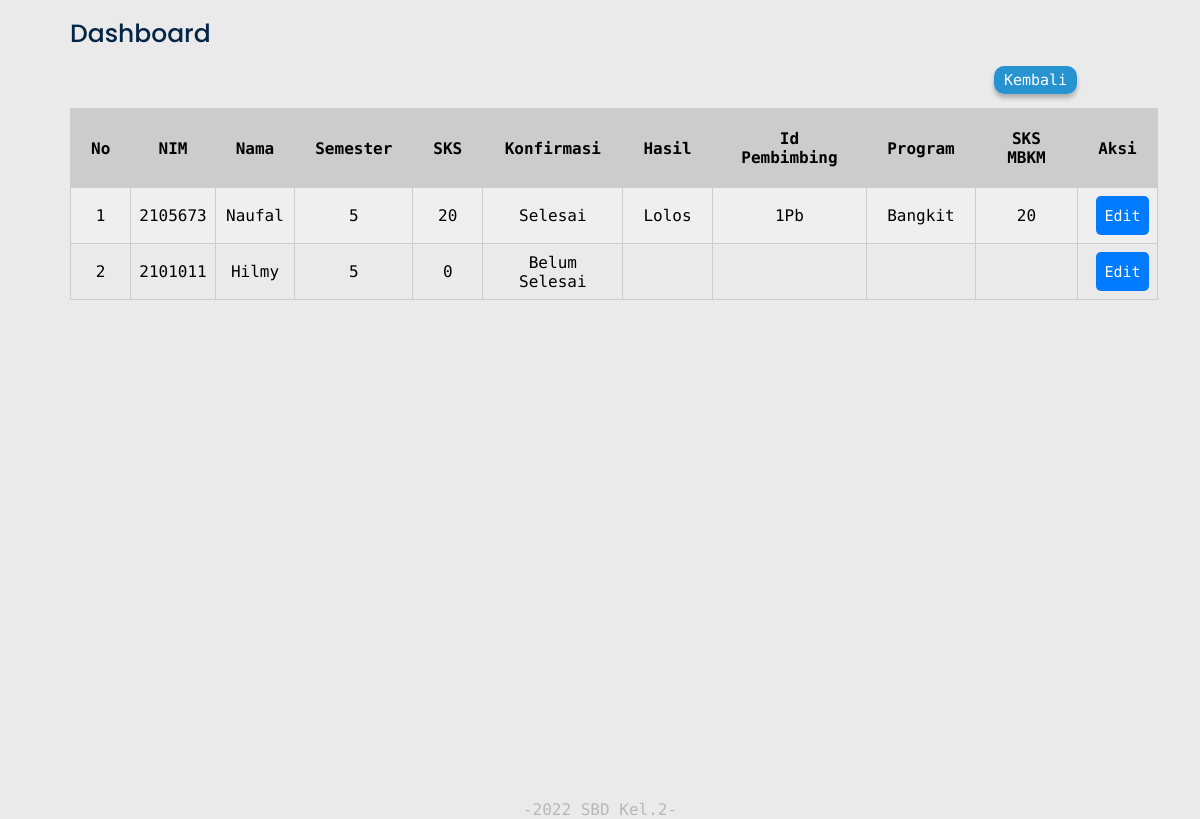
The page /peserta/search.php on the database its author committed.
### tables this page shows
CREATE TABLE `mahasiswa` (
  `id` int(11) NOT NULL AUTO_INCREMENT,
  `NIM` varchar(255) NOT NULL,
  `nama_mhs` varchar(255) NOT NULL,
  `jurusan` varchar(255) NOT NULL,
  `semester` int(11) NOT NULL,
  `NIP` varchar(255) NOT NULL,
  `SKS_smtr` int(11) NOT NULL,
  `TTD_kaprodi` varchar(255) DEFAULT NULL,
  `hasil_pendaftaran` varchar(255) DEFAULT NULL,
  `id_pembimbing` varchar(255) DEFAULT NULL,
  `program` varchar(255) DEFAULT NULL,
  `konfersi_SKS_MBKM` int(11) DEFAULT NULL,
  PRIMARY KEY (`id`)
);

### peserta/search.php (called while the page is built, shortened)
<?php
    include 'config.php';
    $sql = 'SELECT * FROM mahasiswa';
    $list = $mysqli->query($sql);
    include 'views/view_index.php';

### peserta/views/view_index.php (the view, shortened to what this page needs)
<!DOCTYPE html>
<html lang="en">
<head>
    <link href='https://unpkg.com/boxicons@2.0.7/css/boxicons.min.css' rel='stylesheet'>
    <link rel = "stylesheet" href = "./assets/style.css">
</head>
<body>
    <section class="layout">
        <div class="text">Dashboard</div>
        <a href="http://localhost/tubessbd2/admin/index.php" class="back-btn">Kembali</a>
        <table class="my_table">
            <tr>
                <th>No</th>
                <th>NIM</th>
                <th>Nama</th>
                <th>Semester</th>
                <th>SKS</th>
                <th>Konfirmasi</th>
                <th>Hasil</th>
                <th>Id Pembimbing</th>
                <th>Program</th>
                <th>SKS MBKM</th>
                <th>Aksi</th>
            </tr>
            <?php
                $i = 1;
                while ($data = @$list->fetch_array()) {
            ?>
                <tr>
                    <td><?= $i++ ?></td>
                    <td><?= $data['NIM'] ?></td>
                    <td><?= $data['nama_mhs'] ?></td>
                    <td><?= $data['semester'] ?></td>
                    <td><?= $data['SKS_smtr'] ?></td>
                    <td><?= ($data['TTD_kaprodi'] == 0)? "Belum Selesai" : "Selesai" ?></td>
                    <td><?= $data['hasil_pendaftaran'] ?></td>
                    <td><?= $data['id_pembimbing'] ?></td>
                    <td><?= $data['program'] ?></td>
                    <td><?= $data['konfersi_SKS_MBKM'] ?></td>
                    <td>
                        <div class="flex">
                            <div class="edit">
                                <a href="update.php?id=<?= $data['id'] ?>">Edit</a>
                            </div>
                        </div>
                    </td>
                </tr>
            <?php } ?>
        </table>
    </section>
</body>
<footer>
    -2022 SBD Kel.2-
</footer>
</html>

### peserta/assets/style.css (style rules this page uses)
:root { --blue_medium:#385C70; --white:#f1f1f1; --blue-dark:#032546; }
body { background-color:#EAEAEA; padding: 0px; margin: 0px; font-family: 'Encode Sans'; font-style: normal; }
.layout { position: relative; min-height: 100vh; top: 0; left: 55px; width: calc(100% - 55px); transition: all 0.5s ease; z-index: 2; }
.layout .text { font-family: "Poppins" , sans-serif; display: inline-block; color: var(--blue-dark); font-size: 25px; font-weight: 500; margin: 15px }
.back-btn { padding: 5px 10px; margin-left: 82% ; background: #2793D0; box-shadow: 0px 4px 4px rgba(0, 0, 0, 0.25); border-radius: 10px; color:#FFFFFF; font-weight: 500; font-size: 15px; line-height: 25px; text-align: center; text-decoration: none; }
.layout .my_table { text-align: center; margin: 15px; text-decoration: none; }
table { width: 95%; border-collapse: collapse; }
th { background: #ccc; padding: 20px !important; }
th, td { border: 1px solid #ccc; padding: 8px; }
tr:nth-child(even) { background: #efefef; }
.flex .edit { background-color: #007BFF; border: none; padding: 10px 7.5px; cursor: pointer; border-radius: 5px; margin-left: 10px; }
.edit a { font-size: 15px; text-decoration: none; color: white; }
footer { color: #969696; font-family: 'Encode Sans'; font-style: normal; text-align: center; opacity: 0.6; }

### rows shown on the page
mahasiswa: NIM "2105673", nama_mhs "Naufal", semester "5", SKS_smtr "20", TTD_kaprodi "Selesai", hasil_pendaftaran "Lolos", id_pembimbing "1Pb", program "Bangkit", konfersi_SKS_MBKM "20"
mahasiswa: NIM "2101011", nama_mhs "Hilmy", semester "5", SKS_smtr "0", shows "Belum Selesai"
